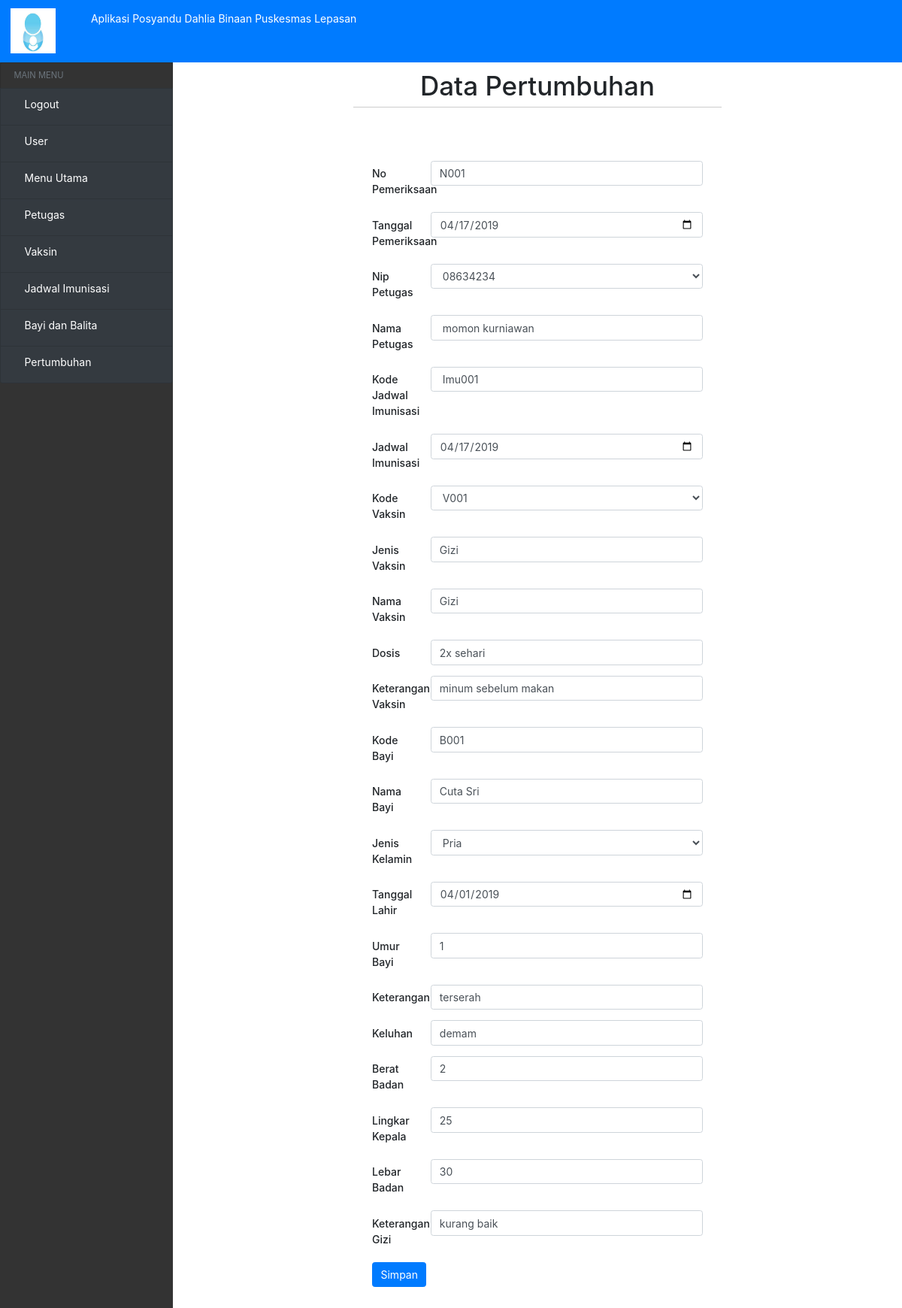
The page /?view=rubah-pertumbuhan&kode=N001 (signed in) on the database its author committed.
### tables this page shows
CREATE TABLE `pertumbuhan_bayi` (
  `No_pemeriksaan` varchar(10) NOT NULL,
  `Tanggal` date NOT NULL,
  `Nip_petugas` varchar(15) NOT NULL,
  `Nama_petugas` varchar(30) NOT NULL,
  `Kode_jadwal` varchar(10) NOT NULL,
  `Jadwal_imunisasi` date NOT NULL,
  `Kode_vaksin` varchar(10) NOT NULL,
  `Jenis_vaksin` varchar(30) NOT NULL,
  `Nama_vaksin` varchar(20) NOT NULL,
  `Dosis` varchar(20) NOT NULL,
  `Keterangan_vaksin` varchar(50) NOT NULL,
  `Kode_bayi` varchar(10) NOT NULL,
  `Nama_bayi` varchar(30) NOT NULL,
  `Jenis_kelamin` varchar(10) NOT NULL,
  `Tgl_lahir` date NOT NULL,
  `Umur_bayi` int(10) NOT NULL,
  `Keterangan` varchar(200) NOT NULL,
  `Keluhan` varchar(200) NOT NULL,
  `Berat_badan` int(10) NOT NULL,
  `Lingkar_kepala` int(20) NOT NULL,
  `Lebar_badan` int(20) NOT NULL,
  `Keterangan_gizi` varchar(50) NOT NULL
);

### models/admin.php (called while the page is built, shortened)
<?php
class Admin
{
  private $mysqli;
  function __construct($mysqli)
  {
    $this->mysqli = $mysqli;
  }
  public function showPetugas(){
    $db = $this->mysqli->conn;
    $sql = "SELECT * FROM petugas";
    $query = $db->query($sql);
    return $query;
  }
public function showVaksin(){
  $db = $this->mysqli->conn;
  $sql = "SELECT * FROM vaksin";
  $query = $db->query($sql);
  return $query;
}
public function rubahPertumbuhan($id)
 {
   $db = $this->mysqli->conn;
   $query = $db->query("SELECT * FROM pertumbuhan_bayi WHERE No_pemeriksaan = '$id' or 1=1  ") or die ($db->error);
   return $query;
 }
}
?>

### view/pertumbuhan-bayi/rubah-pertumbuhan.php (the view, shortened to what this page needs)
<?php if (@$_SESSION['user']) { ?>
<?php
$id = $_GET['kode'];
$data = $objAdmin->rubahPertumbuhan($id);
$a = $data->fetch_object();
 ?>
 <div class="header-hal">
   <h1>Data Pertumbuhan</h1>
     <hr>
 </div>
 <div class="form">
     <form method="post" action="">
       <div class="form-group row">
         <label for="staticEmail" class="col-sm-2 col-form-label" >No Pemeriksaan</label>
         <div class="col-sm-10">
             <input class="form-control" type="text" placeholder="No Pemeriksaan" name="no_pemeriksaan" value="<?= $a->No_pemeriksaan ?>">
         </div>
       </div>
       <div class="form-group row">
           <label for="staticEmail" class="col-sm-2 col-form-label" >Tanggal Pemeriksaan</label>
           <div class="col-sm-10">
               <input class="form-control" type="date" name="tgl_pemeriksaan" value="<?= $a->Tanggal ?>">
           </div>
       </div>
       <div class="form-group row">
           <label for="staticEmail" class="col-sm-2 col-form-label" >Nip Petugas</label>
           <div class="col-sm-10">
               <select class="form-control" id="exampleFormControlSelect1" name="nip_petugas" >
                 <?php
                $data = $objAdmin->showPetugas();
                while ($b = $data->fetch_object()) {
                    ?>
                <option value="<?= $a->Nip_petugas ?>"><?= $a->Nip_petugas ?></option>
                 <?php
                 }
                 ?>
               </select>
           </div>
       </div>
       <div class="form-group row">
           <label for="staticEmail" class="col-sm-2 col-form-label" >Nama Petugas</label>
           <div class="col-sm-10">
               <input class="form-control" type="text" placeholder="Nama Petugas" name="nama_petugas" value="<?= $a->Nama_petugas ?>">
           </div>
       </div>
       <div class="form-group row">
           <label for="staticEmail" class="col-sm-2 col-form-label" >Kode Jadwal Imunisasi</label>
           <div class="col-sm-10">
               <input class="form-control" type="text" placeholder="Kode Jadwal Imunisasi" name="kode_jadwal" value="<?= $a->Kode_jadwal ?>">
           </div>
       </div>
       <div class="form-group row">
           <label for="staticEmail" class="col-sm-2 col-form-label" >Jadwal Imunisasi</label>
           <div class="col-sm-10">
               <input class="form-control" type="date" placeholder="Nama bayi" name="jadwal_imunisasi" value="<?= $a->Jadwal_imunisasi ?>">
           </div>
       </div>
       <div class="form-group row">
           <label for="staticEmail" class="col-sm-2 col-form-label" >Kode Vaksin</label>
           <div class="col-sm-10">
               <select class="form-control" id="exampleFormControlSelect1" name="kode_vaksin" >
                 <?php
                $data = $objAdmin->showVaksin();
                while ($b = $data->fetch_object()) {
                    ?>
                <option value="<?= $a->Kode_vaksin; ?>"><?= $a->Kode_vaksin; ?></option>
                 <?php
                 }
                 ?>
               </select>
           </div>
       </div>
       <div class="form-group row">
           <label for="staticEmail" class="col-sm-2 col-form-label" >Jenis Vaksin</label>
           <div class="col-sm-10">
               <input class="form-control" type="text" placeholder="Jenis Vaksin" name="jens_vaksin" value="<?= $a->Jenis_vaksin; ?>" >
           </div>
       </div>
       <div class="form-group row">
           <label for="staticEmail" class="col-sm-2 col-form-label" >Nama Vaksin</label>
           <div class="col-sm-10">
               <input class="form-control" type="text" placeholder="Nama Vaksin" name="nama_vaksin" value="<?= $a->Nama_vaksin; ?>">
           </div>
       </div>
       <div class="form-group row">
           <label for="staticEmail" class="col-sm-2 col-form-label" >Dosis</label>
           <div class="col-sm-10">
               <input class="form-control" type="text" placeholder="Dosis" name="dosis" value="<?= $a->Dosis; ?>">
           </div>
       </div>
       <div class="form-group row">
           <label for="staticEmail" class="col-sm-2 col-form-label" >Keterangan Vaksin</label>
           <div class="col-sm-10">
               <input class="form-control" type="text" placeholder="Keterangan Vaksin" name="keterangan_vaksin" value="<?= $a->Keterangan_vaksin; ?>">
           </div>
       </div>
       <div class="form-group row">
           <label for="staticEmail" class="col-sm-2 col-form-label" >Kode Bayi</label>
           <div class="col-sm-10">
               <input class="form-control" type="text" placeholder="Kode Bayi" name="kode_bayi" value="<?= $a->Kode_bayi; ?>">
           </div>
       </div>
       <div class="form-group row">
           <label for="staticEmail" class="col-sm-2 col-form-label" >Nama Bayi</label>
           <div class="col-sm-10">
               <input class="form-control" type="text" placeholder="Nama bayi" name="nama_bayi" value="<?= $a->Nama_bayi; ?>">
           </div>
       </div>
       <div class="form-group row">
           <label for="staticEmail" class="col-sm-2 col-form-label" >Jenis Kelamin</label>
           <div class="col-sm-10">
               <select class="form-control" id="exampleFormControlSelect1" name="jekel_bayi" value="<?= $a->Jenis_kelamin; ?>">
                 <option value="pria">Pria</option>
               </select>
           </div>
       </div>
       <div class="form-group row">
           <label for="staticEmail" class="col-sm-2 col-form-label" >Tanggal Lahir</label>
           <div class="col-sm-10">
               <input class="form-control" type="date" placeholder="Tanggal Lahir" name="tgl_lahir" value="<?= $a->Tgl_lahir; ?>" >
           </div>
       </div>
       <div class="form-group row">
           <label for="staticEmail" class="col-sm-2 col-form-label" >Umur Bayi</label>
           <div class="col-sm-10">
               <input class="form-control" type="text" placeholder="Umur bayi" name="umur_bayi" value="<?= $a->Umur_bayi; ?>" >
           </div>
       </div>
       <div class="form-group row">
           <label for="staticEmail" class="col-sm-2 col-form-label" >Keterangan</label>
           <div class="col-sm-10">
               <input class="form-control" type="text" placeholder="Keterangan" name="keterangan" value="<?= $a->Keterangan; ?>">
           </div>
       </div>
       <div class="form-group row">
           <label for="staticEmail" class="col-sm-2 col-form-label" >Keluhan</label>
           <div class="col-sm-10">
               <input class="form-control" type="text" placeholder="Keluhan" name="keluhan" value="<?= $a->Keluhan; ?>">
           </div>
       </div>
       <div class="form-group row">
           <label for="staticEmail" class="col-sm-2 col-form-label" >Berat Badan</label>
           <div class="col-sm-10">
               <input class="form-control" type="text" placeholder="Berat Badan" name="berat_badan" value="<?= $a->Berat_badan; ?>">
           </div>
       </div>
       <div class="form-group row">
           <label for="staticEmail" class="col-sm-2 col-form-label" >Lingkar Kepala</label>
           <div class="col-sm-10">
               <input class="form-control" type="text" placeholder="Lingkar Kepala" name="lingkar_kepala" value="<?= $a->Lingkar_kepala; ?>">
           </div>
       </div>
       <div class="form-group row">
           <label for="staticEmail" class="col-sm-2 col-form-label" >Lebar Badan</label>
           <div class="col-sm-10">
               <input class="form-control" type="text" placeholder="Lebar Badan" name="lebar_badan" value="<?= $a->Lebar_badan; ?>" >
           </div>
       </div>
       <div class="form-group row">
           <label for="staticEmail" class="col-sm-2 col-form-label" >Keterangan Gizi</label>
           <div class="col-sm-10">
               <input class="form-control" type="text" placeholder="Keterangan Gizi" name="keterangan_gizi" value="<?= $a->Keterangan_gizi; ?>" >
           </div>
       </div>
       <button type="submit" class="btn btn-primary" name="rubahPertumbuhan">Simpan</button>
     </form>
 </div>
<?php } ?>

### rows shown on the page
pertumbuhan_bayi: no_pemeriksaan "N001", tgl_pemeriksaan "04/17/2019", nama_petugas "momon kurniawan", kode_jadwal "Imu001", jadwal_imunisasi "04/17/2019", jens_vaksin "Gizi", nama_vaksin "Gizi", dosis "2x sehari", keterangan_vaksin "minum sebelum makan", kode_bayi "B001", nama_bayi "Cuta Sri", jekel_bayi "Pria", tgl_lahir "04/01/2019", umur_bayi "1", keterangan "terserah", keluhan "demam", berat_badan "2", lingkar_kepala "25", lebar_badan "30", keterangan_gizi "kurang baik"

### other values the page prints
form field nip_petugas "08634234"
form field kode_vaksin "V001"
